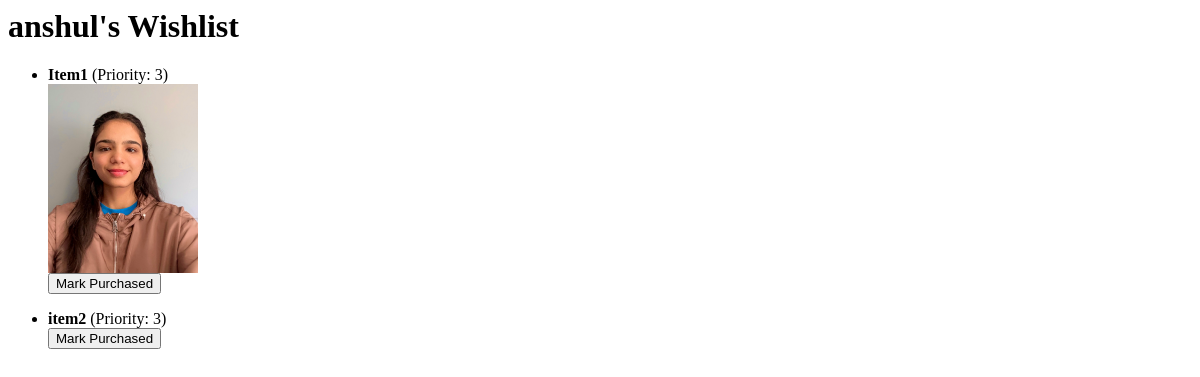
The app's page /wishlist/anshul/, older data.
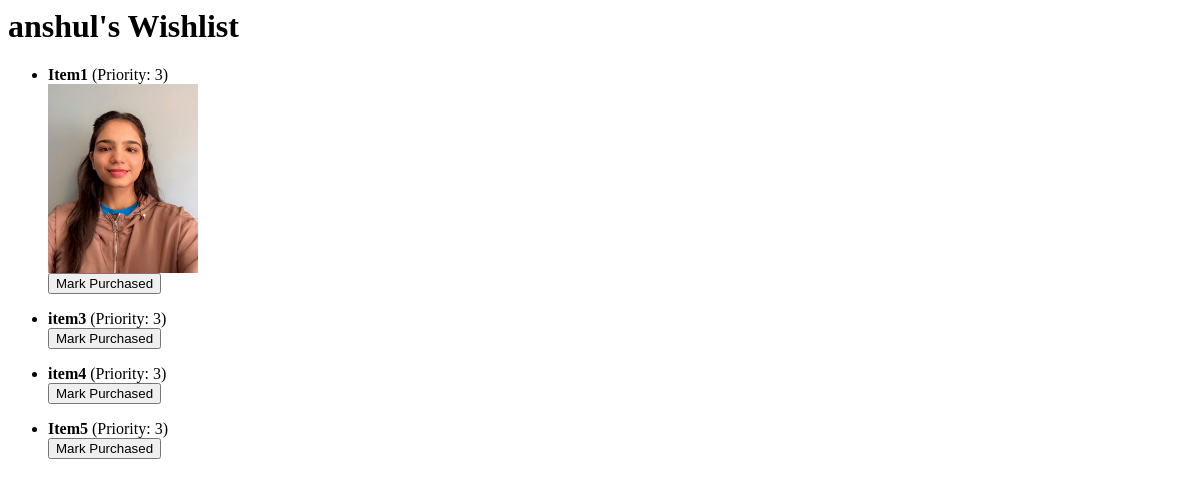
The same page, newer data.
### wishlist/models.py (models this page shows, shortened)
class Wishlist(models.Model):
    user = models.ForeignKey(
        User,
        on_delete=models.CASCADE,
        related_name='wishlist_items'  # <--- important!
    )
    title = models.CharField(max_length=100, default="My Wishlist")
    created_at = models.DateTimeField(auto_now_add=True)

class WishlistItem(models.Model):
    PRIORITY_CHOICES = [
        ("5", "Very High"),
        ("4", "High"),
        ("3", "Medium"),
        ("2", "Low"),
        ("1", "Very Low"),
    ]
    wishlist = models.ForeignKey(Wishlist, on_delete=models.CASCADE)
    name = models.CharField(max_length=200)
    description = models.TextField(blank=True)
    links = models.JSONField(default=list, blank=True)
    priority = models.CharField(max_length=1, choices=PRIORITY_CHOICES, default="3")
    image = models.ImageField(upload_to='items/', blank=True, null=True)
    purchased = models.BooleanField(default=False)
    purchased_by = models.ForeignKey(
        User,
        null=True,
        blank=True,
        on_delete=models.SET_NULL,
        related_name='purchases'
    )
    purchased_at = models.DateTimeField(null=True, blank=True)
    created_at = models.DateTimeField(auto_now_add=True)

### wishlist/views.py (the view)
# urls.py: path('<str:username>/', views.public_wishlist, name='public_wishlist'),
def public_wishlist(request, username):
    user = get_object_or_404(User, username=username)
    wishlist, created = Wishlist.objects.get_or_create(user=user)
    items = WishlistItem.objects.filter(wishlist=wishlist).order_by('priority')
    return render(request, 'wishlist/wishlist_public.html', {
        'wishlist': wishlist,
        'items': items,
    })

### wishlist/templates/wishlist/wishlist_public.html (shortened to what this page needs)
<h1>{{ wishlist.user.username }}'s Wishlist</h1>
<ul>
{% for item in items %}
  <li>
    <strong>{{ item.name }}</strong>
    (Priority: {{ item.priority }})<br>
    {% if item.image %}<img src="{{ item.image.url }}" width="150">{% endif %}
    {% if not item.purchased %}
      <form method="post" action="{% url 'item_purchase' wishlist.user.username item.pk %}">
        <button type="submit">Mark Purchased</button>
      </form>
    {% else %}
      <em>Already purchased</em>
    {% endif %}
  </li>
{% endfor %}
</ul>

Row changes from the older to the newer data that the page shows:
changed WishlistItem: name "item2" → "item3"
added WishlistItem: name "item4", priority "3", purchased "Mark Purchased"
added WishlistItem: name "Item5", priority "3", purchased "Mark Purchased"
